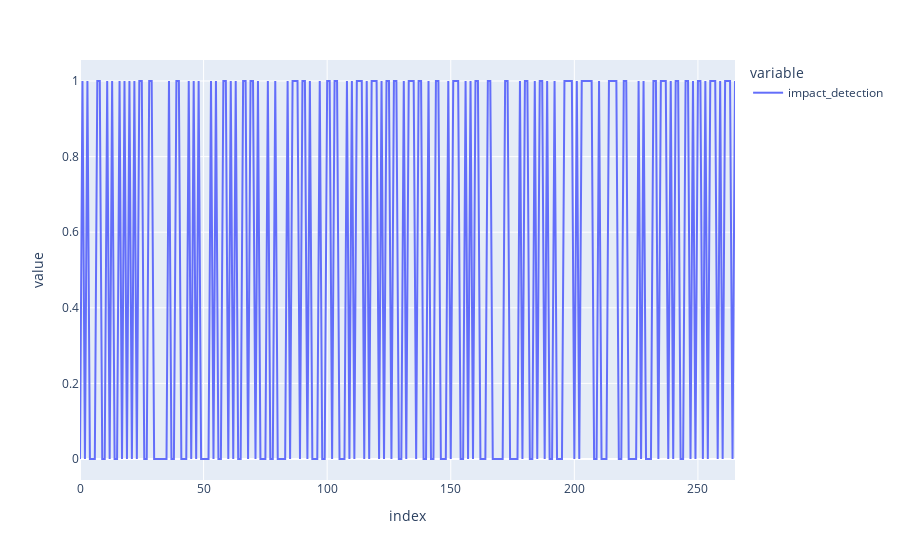

Source (notebook cell):
### Code cell
# plot impact detection column as a line plot
import plotly.express as px

fig = px.line(updated_df, x=updated_df.index, y=["impact_detection"])
fig.show()

### Figure 1 — Plotly figure (JSON) as saved in the notebook; plotly's stock layout.template omitted (floating-point values rounded to 4 significant figures; data arrays with more than 128 entries replaced by an {"elided": "..."} marker saying what was removed)
{"data": [{"hovertemplate": "variable=impact_detection<br>index=%{x}<br>value=%{y}<extra></extra>", "legendgroup": "impact_detection", "line": {"color": "#636efa", "dash": "solid"}, "marker": {"symbol": "circle"}, "mode": "lines", "name": "impact_detection", "orientation": "v", "showlegend": true, "type": "scatter", "x": {"elided": "266 int values"}, "xaxis": "x", "y": {"elided": "266 int values"}, "yaxis": "y"}], "layout": {"legend": {"title": {"text": "variable"}, "tracegroupgap": 0}, "margin": {"t": 60}, "xaxis": {"anchor": "y", "domain": [0, 1], "title": {"text": "index"}}, "yaxis": {"anchor": "x", "domain": [0, 1], "title": {"text": "value"}}}}
